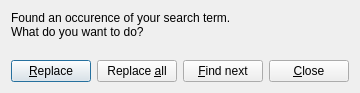
<?xml version="1.0" encoding="UTF-8"?>
<ui version="4.0">
 <class>DialogReplaceConfirmation</class>
 <widget class="QDialog" name="DialogReplaceConfirmation">
  <property name="geometry">
   <rect>
    <x>0</x>
    <y>0</y>
    <width>352</width>
    <height>93</height>
   </rect>
  </property>
  <property name="windowTitle">
   <string>Replace confirmation</string>
  </property>
  <layout class="QVBoxLayout" name="verticalLayout">
   <item>
    <widget class="QLabel" name="label">
     <property name="text">
      <string>Found an occurence of your search term.
What do you want to do?</string>
     </property>
    </widget>
   </item>
   <item>
    <spacer name="verticalSpacer">
     <property name="orientation">
      <enum>Qt::Vertical</enum>
     </property>
     <property name="sizeHint" stdset="0">
      <size>
       <width>20</width>
       <height>40</height>
      </size>
     </property>
    </spacer>
   </item>
   <item>
    <layout class="QHBoxLayout" name="horizontalLayout">
     <item>
      <widget class="QPushButton" name="buttonReplace">
       <property name="text">
        <string>&amp;Replace</string>
       </property>
      </widget>
     </item>
     <item>
      <widget class="QPushButton" name="buttonReplaceAll">
       <property name="text">
        <string>Replace &amp;all</string>
       </property>
      </widget>
     </item>
     <item>
      <widget class="QPushButton" name="buttonFindNext">
       <property name="text">
        <string>&amp;Find next</string>
       </property>
      </widget>
     </item>
     <item>
      <widget class="QPushButton" name="buttonClose">
       <property name="text">
        <string>&amp;Close</string>
       </property>
      </widget>
     </item>
    </layout>
   </item>
  </layout>
 </widget>
 <resources/>
 <connections/>
 <slots>
  <slot>findNext()</slot>
  <slot>replaceAll()</slot>
  <slot>replace()</slot>
  <slot>closeDialog()</slot>
 </slots>
</ui>
